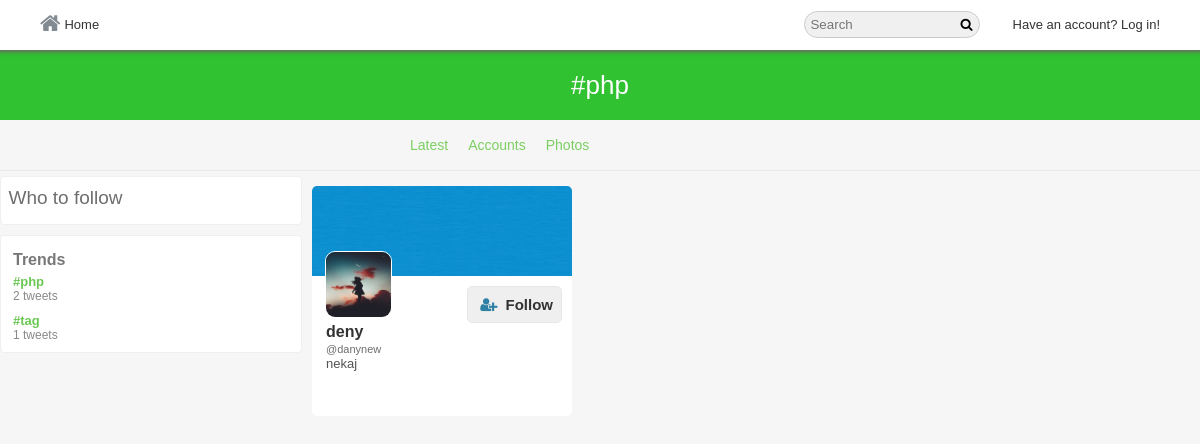
The app's page /hashtag/php?f=users with its own data.
### tables this page shows
CREATE TABLE `trends` (
  `trendID` int(11) NOT NULL,
  `hashtag` varchar(140) NOT NULL,
  `createdOn` datetime NOT NULL
);

CREATE TABLE `tweets` (
  `tweetID` int(11) NOT NULL,
  `status` varchar(140) NOT NULL,
  `tweetBy` int(11) NOT NULL,
  `retweetID` int(11) NOT NULL,
  `retweetBy` int(11) NOT NULL,
  `tweetImage` varchar(255) NOT NULL,
  `likesCount` int(11) NOT NULL,
  `retweetCount` int(11) NOT NULL,
  `postedOn` datetime NOT NULL,
  `retweetMsg` varchar(140) NOT NULL
);

CREATE TABLE `users` (
  `user_id` int(11) NOT NULL,
  `username` varchar(255) NOT NULL,
  `email` varchar(255) NOT NULL,
  `password` varchar(255) NOT NULL,
  `screenName` varchar(255) NOT NULL,
  `profileImage` varchar(255) NOT NULL,
  `profileCover` varchar(255) NOT NULL,
  `following` int(11) NOT NULL,
  `followers` int(11) NOT NULL,
  `bio` varchar(140) NOT NULL,
  `country` varchar(255) NOT NULL,
  `website` varchar(255) NOT NULL
);

### core/init.php (called while the page is built, shortened)
<?php
include 'database/conection.php';
include 'classes/User.php';
include 'classes/Tweet.php';
include 'classes/Follow.php';
global $pdo;
$getFromUser = new User($pdo);
$getFromFollow = new Follow($pdo);
$getFromTweet = new Tweet($pdo);

### core/classes/User.php (called while the page is built, shortened)
<?php
class User{
  public function loggedIn() {
    return (isset($_SESSION['user_id'])) ? true : false;
  }
}

### hashtag.php (the view, shortened to what this page needs)
<?php
	include 'core/init.php';
	if(isset($_GET['hashtag']) && !empty($_GET['hashtag'])){
		$hashtag  = $getFromUser->checkInput($_GET['hashtag']);
		$user_id  = @$_SESSION['user_id'];
		$user     = $getFromUser->userData($user_id);
		$tweets   = $getFromTweet->getTweetsByHash($hashtag);
		$accounts = $getFromTweet->getUsersByHash($hashtag);
    }else{
		header('Location: index.php');
	}
?>
<!doctype html>
<html>
	<head>
		<link rel="stylesheet" href="https://cdnjs.cloudflare.com/ajax/libs/font-awesome/4.6.3/css/font-awesome.css"/>
		<link rel="stylesheet" href="<?php echo BASE_URL;?>assets/css/style-complete.css"/>
   </head>
<body>
<div class="wrapper">
<div class="header-wrapper">
	<div class="nav-container">
    	<div class="nav">
		<div class="nav-left">
			<ul>
				<li><a href="<?php echo BASE_URL;?>"><i class="fa fa-home" aria-hidden="true"></i>Home</a></li>
			</ul>
		</div>
		<div class="nav-right">
			<ul>
				<li><input type="text" placeholder="Search" class="search"/><i class="fa fa-search" aria-hidden="true"></i>
				</li>
			<?php if($getFromUser->loggedIn() === true){?>
				<li class="hover"><label class="drop-label" for="drop-wrap1"><img src="<?php echo BASE_URL.$user->profileImage;?>"/></label>
				<input type="checkbox" id="drop-wrap1">
				<div class="drop-wrap">
					<div class="drop-inner">
						<ul>
							<li><a href="<?php echo BASE_URL.$user->username;?>"><?php echo $user->username;?></a></li>
							<li><a href="<?php echo BASE_URL;?>settings/account">Settings</a></li>
							<li><a href="<?php echo BASE_URL;?>includes/logout.php">Log out</a></li>
						</ul>
					</div>
				</div>
				</li>
				<li><label class="addTweetBtn" for="pop-up-tweet">Tweet</label></li>
				<?php } else{
							echo '<li><a href="'.BASE_URL.'/index.php">Have an account? Log in!</a></li>';
						}
				?>
			</ul>
		</div>
	</div>
	</div>
 </div>
<div class="hash-header">
	<div class="hash-inner">
		<h1>#<?php echo $hashtag;?></h1>
	</div>
</div>
<div class="hash-menu">
	<div class="hash-menu-inner">
		<ul>
 			<li><a href="<?php echo BASE_URL.'hashtag/'.$hashtag;?>">Latest</a></li>
			<li><a href="<?php echo BASE_URL.'hashtag/'.$hashtag.'?f=users';?>">Accounts</a></li>
			<li><a href="<?php echo BASE_URL.'hashtag/'.$hashtag.'?f=photos';?>">Photos</a></li>
  		</ul>
	</div>
</div>
<div class="in-wrapper">
	<div class="in-full-wrap">
		<div class="in-left">
			<div class="in-left-wrap">
			  <?php $getFromFollow->whoToFollow($user_id,$user_id);?>
			   <?php $getFromTweet->trends();?>
			</div>
		</div>
 <?php if(strpos($_SERVER['REQUEST_URI'], '?f=photos')):?>
 <div class="hash-img-wrapper">
 	<div class="hash-img-inner">
 	<?php
 		foreach ($tweets as $tweet) {
			$likes        = $getFromTweet->likes($user_id, $tweet->tweetID);
			$retweet      = $getFromTweet->checkRetweet($tweet->tweetID, $user_id);
			$user         = $getFromTweet->userData($tweet->retweetBy);
 			if(!empty($tweet->tweetImage)){
 			echo '<div class="hash-img-flex">
				 	<img src="'.BASE_URL.$tweet->tweetImage.'" class="imagePopup" data-tweet="'.$tweet->tweetID.'" data-user="'.$tweet->tweetBy.'"/>
				 	<div class="hash-img-flex-footer">
				 		<ul>
				 		'.(($getFromUser->loggedIn()) ?   '
									<li><button><i class="fa fa-share" aria-hidden="true"></i></button></li>
									<li>'.(($tweet->tweetID === $retweet['retweetID'] OR $user_id === $retweet['retweetBy']) ? '<button class="retweeted" data-tweet="'.$tweet->tweetID.'" data-user="'.$tweet->tweetBy.'"><i class="fa fa-retweet" aria-hidden="true"></i><span class="retweetsCount">'.(($tweet->likesCount > 0) ? $tweet->likesCount : '').'</span></button>' : '<button class="retweet" data-tweet="'.$tweet->tweetID.'" data-user="'.$tweet->tweetBy.'"><i class="fa fa-retweet" aria-hidden="true"></i><span class="retweetsCount">'.(($tweet->retweetCount > 0) ? $tweet->retweetCount : '').'</span></button>').'</li>
									<li>'.(($likes['likeOn'] == $tweet->tweetID) ? '<button class="unlike-btn" data-tweet="'.$tweet->tweetID.'" data-user="'.$tweet->tweetBy.'"><i class="fa fa-heart" aria-hidden="true"></i><span class="likesCounter">'.(($tweet->likesCount > 0) ? $tweet->likesCount : '').'</span></button>' : '<button class="like-btn" data-tweet="'.$tweet->tweetID.'" data-user="'.$tweet->tweetBy.'"><i class="fa fa-heart-o" aria-hidden="true"></i><span class="likesCounter">'.(($tweet->likesCount > 0) ? $tweet->likesCount : '').'</span></button>').'</li>
									'.(($tweet->tweetBy === $user_id) ? '
									<li>
										<a href="#" class="more"><i class="fa fa-ellipsis-h" aria-hidden="true"></i></a>
										<ul>
										  <li><label class="deleteTweet" data-tweet="'.$tweet->tweetID.'">Delete Tweet</label></li>
										</ul>
									</li>' : '').'
								' : '
									<li><button><i class="fa fa-share" aria-hidden="true"></i></button></li>
									<li><button><i class="fa fa-retweet" aria-hidden="true"></i></button></li>
									<li><button><i class="fa fa-heart-o" aria-hidden="true"></i></button></li>
								').'
				 		</ul>
				 	</div>
				</div>';
			}
 		}
 	?>
	</div>
</div>
<?php elseif(strpos($_SERVER['REQUEST_URI'], '?f=users')):?>
<div class="wrapper-following">
<div class="wrap-follow-inner">
<?php foreach($accounts AS $users) :?>
 <div class="follow-unfollow-box">
	<div class="follow-unfollow-inner">
		<div class="follow-background">
			<img src="<?php echo BASE_URL.$users->profileCover;?>"/>
		</div>
		<div class="follow-person-button-img">
			<div class="follow-person-img">
			 	<img src="<?php echo BASE_URL.$users->profileImage;?>"/>
			</div>
			<div class="follow-person-button">
			   <?php echo $getFromFollow->followBtn($users->user_id, $user_id, $user_id);?>
			</div>
		</div>
		<div class="follow-person-bio">
			<div class="follow-person-name">
				<a href="<?php echo BASE_URL.$users->username;?>"><?php echo $users->screenName;?></a>
			</div>
			<div class="follow-person-tname">
				<a href="<?php echo BASE_URL.$users->username;?>">@<?php echo $users->username;?></a>
			</div>
			<div class="follow-person-dis">
			    <?php echo $getFromTweet->getTweetLinks($users->bio);?>
			</div>
		</div>
	</div>
</div>
<?php endforeach;?>
</div>
</div>
<?php endif;?>
	</div>
</div>
</div>
</body>
</html>

### core/classes/Follow.php (shortened to what this page needs)
<?php
class Follow  extends User {
  function __construct($pdo) {
    $this->pdo = $pdo;
  }
    public function checkFollow($followerID, $user_id){
        $stmt = $this->pdo->prepare("SELECT * FROM `follow` WHERE `sender` = :user_id  AND `receiver` = :followerID");
        $stmt->bindParam(":user_id", $user_id, PDO::PARAM_INT);
        $stmt->bindParam(":followerID", $followerID, PDO::PARAM_INT);
        $stmt->execute();
        return $stmt->fetch(PDO::FETCH_ASSOC);
    }
	public function followBtn($profileID, $user_id, $followID){
		$data = $this->checkFollow($profileID, $user_id);
		if($this->loggedIn()===true){
			if($profileID != $user_id){
				if($data['receiver'] == $profileID){
					return "<button class='f-btn following-btn follow-btn' data-follow='".$profileID."' data-profile='".$followID."'>Following</button>";
				}else{
					return "<button class='f-btn follow-btn' data-follow='".$profileID."' data-profile='".$followID."'><i class='fa fa-user-plus'></i>Follow</button>";
				}
			}else{
				return "<button class='f-btn' onclick=location.href='".BASE_URL."profileEdit.php'>Edit Profile</button>";
			}
		}else{
			return "<button class='f-btn' onclick=location.href='".BASE_URL."index.php'><i class='fa fa-user-plus'></i>Follow</button>";
		}
	}
	public function whoToFollow($user_id, $profileID){
		echo '<div class="follow-wrap"><div class="follow-inner"><div class="follow-title"><h3>Who to follow</h3></div>';
		echo '</div></div>';
	}
}

### core/classes/Tweet.php (shortened to what this page needs)
<?php
class Tweet extends User{
 	public function __construct($pdo){
		$this->pdo = $pdo;
	}
    public function getTweetLinks($tweet) {
        $tweet = preg_replace("/(https?:\/\/)([\w]+.)([\w\.]+)/", "<a href='$0' target='_blank'>$0</a>", $tweet);
        $tweet = preg_replace("/#([\w]+)/", "<a href='".BASE_URL."hashtag/$1'>$0</a>", $tweet);
        $tweet = preg_replace("/@([\w]+)/", "<a href='".BASE_URL."$1'>$0</a>", $tweet);
        return $tweet;
    }
    public function trends(){
        $stmt = $this->pdo->prepare("SELECT *, COUNT(`tweetID`) AS `tweetsCount` FROM `trends` INNER JOIN `tweets` ON `status` LIKE CONCAT('%#',`hashtag`,'%') OR `retweetMsg` LIKE CONCAT('%#',`hashtag`,'%') GROUP BY `hashtag` ORDER BY `tweetID` LIMIT 10");
        $stmt->execute();
        $trends = $stmt->fetchAll(PDO::FETCH_OBJ);
        echo '<div class="trend-wrapper"><div class="trend-inner"><div class="trend-title"><h3>Trends</h3></div>';
        foreach ($trends as $trend) {
            echo '<div class="trend-body">
					<div class="trend-body-content">
						<div class="trend-link">
							<a href="'.BASE_URL.'hashtag/'.$trend->hashtag.'">#'.$trend->hashtag.'</a>
						</div>
						<div class="trend-tweets">
							'.$trend->tweetsCount.' <span>tweets</span>
						</div>
					</div>
				</div>';
        }
        echo '</div></div>';
    }
    public function getUsersByHash($hashtag){
        $stmt = $this->pdo->prepare("SELECT DISTINCT * FROM `tweets` INNER JOIN `users` ON `tweetBy` = `user_id` WHERE `status` LIKE :hashtag OR `retweetMsg` LIKE :hashtag GROUP BY `user_id`");
        $stmt->bindValue(":hashtag", '%#'.$hashtag.'%', PDO::PARAM_STR);
        $stmt->execute();
        return $stmt->fetchAll(PDO::FETCH_OBJ);
    }
}
?>

### assets/css/style-complete.css (style rules this page uses)
* { margin: 0px auto; padding: 0px; font-family: Helvetica; }
body { font-family: Helvetica; font-size: 13px; background: #f6f6f6; }
ul { list-style:none; }
.wrapper { width:100%; }
.header-wrapper { width:100%; background:white; position: fixed; top:0; z-index: 10000; }
.nav-container { width:95%; margin:0px auto; }
.nav { width:100%; height:50px; }
.nav ul li { line-height: 50px; float:left; margin-right: 0px; padding: 0px 10px; cursor:pointer; transition: all 200ms ease-in-out; }
.nav ul li a { color:#333; text-decoration:none; }
.nav-left { width:50%; float:left; }
.nav-right { width:50%; float:right; }
.nav-right ul { float:right; }
.nav .nav-left ul li i { margin-right: 4px; color: #828a92; font-size: 22px; position: relative; top: 2px; }
.nav-right { height: 50px; }
.nav .nav-right ul li input[type="text"] { padding: 5px 20px 5px 5px; border: 1px solid #ccc; background: #f0f0f0; border-radius: 15px; }
.nav .nav-right ul li .fa { left: -20px; position: relative; }
.in-wrapper { width: 100%; padding: 5px 0px; }
.in-full-wrap { width:1200px; }
.in-left { width:25%; min-height: 1000px; float: left; margin-right: 12px; }
.in-left-wrap { width:100%; }
.trend-wrapper { width:100%; float: left; background: #fff; margin: 10px 0px; border-radius: 4px; border: 1px solid #efefef; }
.trend-inner { width: 95%; margin: 10px auto; padding: 5px 5px 0px 12px; }
.trend-title h3 { color: #787878; font-size: 16px; margin-bottom: 5px; }
.trend-body { margin-bottom:10px; }
.trend-link a { text-decoration: none; color: #6cc854; font-weight: bold; }
.trend-tweets { font-size: 12px; color: #898989; }
.follow-wrap { background: #fff; border-radius: 4px; border: 1px solid #efefef; width: 100%; }
.follow-inner { width:95%; padding: 10px 0px; }
.follow-title { margin-bottom: 5px; color: #716565; }
.follow-title h3 { font-size: 19px; font-weight: normal; color: #6e6e6e; }
.f-btn { padding: 5px 8px 5px 20px; color: #333; border: 1px solid #e7e7e7; border-radius: 5px; font-size: 15px; font-weight: bold; line-height: 25px; cursor: pointer; }
.f-btn i { position: relative; top: 0px; right: 8px; color: #2e81a4; }
.wrapper-following { width:74%; float: left; }
.follow-unfollow-box { width: 260px; height: 230px; background-color: #fff; border-radius: 5px; margin-right: 10px; margin-top: 10px; overflow: hidden; float: left; }
.follow-background { width: 100%; height: 90px; }
.follow-background img { width: 100%; height:100%; }
.follow-person-img { width: 65px; height: 65px; position: relative; left: 13px; float: left; overflow: hidden; top: -25px; border: 1px solid #fff; border-radius: 10px; }
.follow-person-img img { width: 100%; height: 100%; }
.follow-person-bio { float: left; position: relative; top: -20px; left: 14px; width: 90%; margin: 0px auto; height: 90px; overflow: hidden; }
.follow-person-name a { font-size: 16px; font-weight: bold; text-decoration: none; color: #333; }
.follow-person-tname a { color: #6F6D6D; text-decoration: none; font-size: 11px; }
.follow-person-dis { font-size: 13px; color: #535353; }
.follow-person-button { float: right; margin-top: 10px; margin-right: 10px; }
.header-wrapper { box-shadow: 0px 0px 4px 2px #6c6565; }
.hash-header { width: 100%; height: 70px; background: #30c230; margin-top: 50px; }
.hash-inner { width: 1000px; text-align: center; }
.hash-inner h1 { line-height: 70px; color: white; font-weight: normal; }
.hash-menu { width: 1200px; overflow: auto; border-bottom: 1px solid #e9e9e9; }
.hash-menu-inner { width: 50%;' }
.hash-menu-inner ul { list-style: none; line-height: 50px; margin-left: 100px; }
.hash-menu-inner ul li { float: left; font-size: 14px; padding: 0px 10px; transition: all 200ms ease-in; cursor: pointer; }
.hash-menu-inner ul li a { text-decoration: none; color:#7ccf62; }

### records on screen
trends: hashtag "php", tweetsCount "2"
trends: hashtag "tag", tweetsCount "1"
tweets: users.profileCover (placeholder picture), users.profileImage (placeholder picture), users.screenName "deny", users.username "danynew", users.bio "nekaj"

### other values on screen
$hashtag "php"
